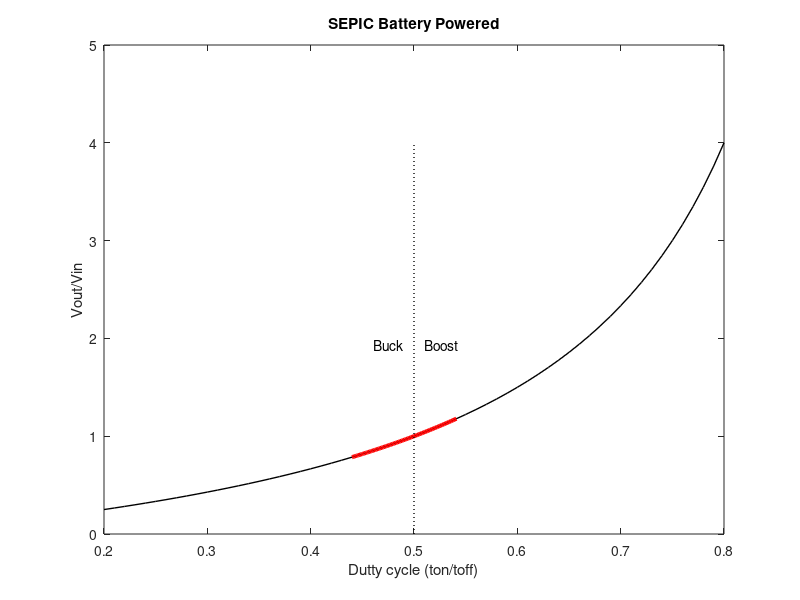

Recreate this plot in MATLAB.
clear;

%SEPIC converter
%=========================================
%SEPIC voltage out
Vout_v = 3.3;

%SEPIC voltage in range
bat_min_v = 2.8;
bat_max_v = 4.2;
bat_range_v = [bat_min_v:0.02:bat_max_v];

full_dutty_range = [0.2:0.01:0.8];

%SEPIC full duty cycle range
full_k = full_dutty_range ./ (1 - full_dutty_range);
%SEPIC battery powered duty cycle range
battery_k = Vout_v ./ bat_range_v;
battery_dutty_range = battery_k ./ (1 + battery_k);

plot(full_dutty_range, full_k, 'k', "linewidth", 1)
xlabel("Dutty cycle (ton/toff)");
ylabel("Vout/Vin");
title("SEPIC Battery Powered");
hold on
plot(battery_dutty_range, battery_k, "r", "linewidth", 3);
plot([0.5 0.5], [0 max(full_k)], 'k', "linestyle", ':', "linewidth", 1);
text(0.49, 2, "Buck", "horizontalalignment", "right", "verticalalignment", "top");
text(0.51, 2, "Boost", "horizontalalignment", "left", "verticalalignment", "top");
hold off
